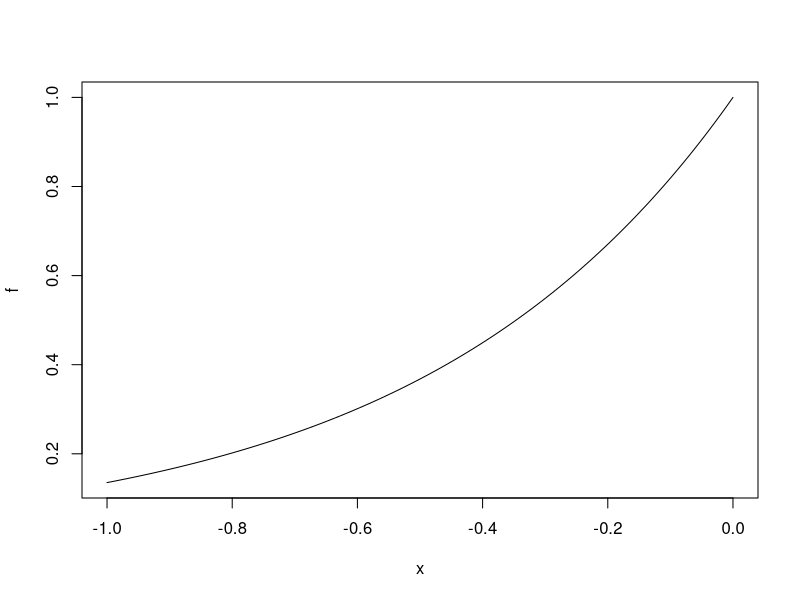

Reproduce this figure in R. (Note: this script raises an error after producing the figure.)
f = function(x) { exp(2*x) }
message("Starting...")
n = as.integer(readline(prompt = "Pick the number of partition points: "))
methods = c("left rectangles", "right rectangles", "midpoints", "random points")
message("Available methods:")
for (i in 1:4) {
  message(i, ") ", methods[i], sep="")
}
method = readline(prompt = "Choose a method: ")

s = 0
a = -1
b = 0
h = (b-a)/n

plot(f, -1, 0)
for (i in 1:n) {
  x_i = a + (b-a)*(i/n)
  x_j = a + (b-a)*((i-1)/n)
  f_i = switch(method,
               "1" = f(x_j),
               "2" = f(x_i),
               "3" = f((x_j + x_i)/2),
               "4" = f(runif(1, x_j, x_i))
  )  
  rect(xright = x_j, xleft = x_i, ybottom = 0, ytop = f_i, col = "cyan")
  s = s + f_i
}
s = s*h

f_c = 1/2 - 1/(2*exp(2))

message("h = ", h)
message("|f-s| = ", abs(f_c - s))
message("s = ", s)
